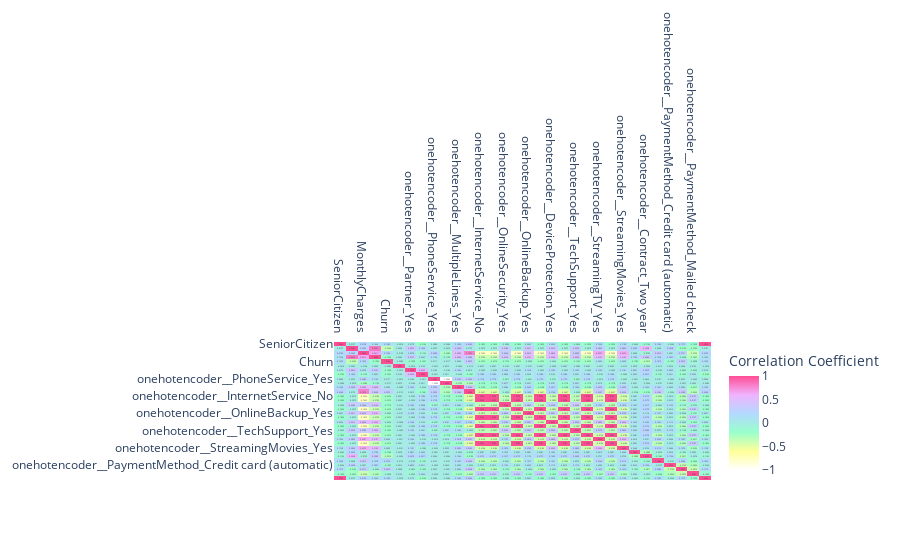

Notebook source saved alongside this figure:
### Code cell
# Looking at the correlation between the variables in the merged dataframe
correlation = pd.DataFrame(whole_set.corr())
colorscale=[[0.0, 'rgb(255,255,255)'], [0.2, 'rgb(255, 255, 153)'],
            [0.4, 'rgb(153, 255, 204)'], [0.6, 'rgb(179, 217, 255)'],
            [0.8, 'rgb(240, 179, 255)'],[1.0, 'rgb(255, 77, 148)']]
fig = px.imshow(correlation,
                text_auto = ".4f",
                aspect = "auto",
                labels = {"color":"Correlation Coefficient"},
                contrast_rescaling = "minmax",
                color_continuous_scale= colorscale #["#fa4b3e", "#f5dd53", "#228B22"]
               )
fig.update_xaxes(side="top")
fig.show()

### Figure 1 — Plotly figure (JSON) as saved in the notebook; plotly's stock layout.template omitted (floating-point values rounded to 4 significant figures; data arrays with more than 128 entries replaced by an {"elided": "..."} marker saying what was removed)
{"data": [{"coloraxis": "coloraxis", "hovertemplate": "x: %{x}<br>y: %{y}<br>Correlation Coefficient: %{z}<extra></extra>", "name": "0", "texttemplate": "%{z:.4f}", "type": "heatmap", "x": ["SeniorCitizen", "tenure", "MonthlyCharges", "TotalCharges", "Churn", "onehotencoder__gender_Male", "onehotencoder__Partner_Yes", "onehotencoder__Dependents_Yes", "onehotencoder__PhoneService_Yes", "onehotencoder__MultipleLines_No phone service", "onehotencoder__MultipleLines_Yes", "onehotencoder__InternetService_Fiber optic", "onehotencoder__InternetService_No", "onehotencoder__OnlineSecurity_No internet service", "onehotencoder__OnlineSecurity_Yes", "onehotencoder__OnlineBackup_No internet service", "onehotencoder__OnlineBackup_Yes", "onehotencoder__DeviceProtection_No internet service", "onehotencoder__DeviceProtection_Yes", "onehotencoder__TechSupport_No internet service", "onehotencoder__TechSupport_Yes", "onehotencoder__StreamingTV_No internet service", "onehotencoder__StreamingTV_Yes", "onehotencoder__StreamingMovies_No internet service", "onehotencoder__StreamingMovies_Yes", "onehotencoder__Contract_One year", "onehotencoder__Contract_Two year", "onehotencoder__PaperlessBilling_Yes", "onehotencoder__PaymentMethod_Credit card (automatic)", "onehotencoder__PaymentMethod_Electronic check", "onehotencoder__PaymentMethod_Mailed check", "remainder__SeniorCitizen"], "xaxis": "x", "y": ["SeniorCitizen", "tenure", "MonthlyCharges", "TotalCharges", "Churn", "onehotencoder__gender_Male", "onehotencoder__Partner_Yes", "onehotencoder__Dependents_Yes", "onehotencoder__PhoneService_Yes", "onehotencoder__MultipleLines_No phone service", "onehotencoder__MultipleLines_Yes", "onehotencoder__InternetService_Fiber optic", "onehotencoder__InternetService_No", "onehotencoder__OnlineSecurity_No internet service", "onehotencoder__OnlineSecurity_Yes", "onehotencoder__OnlineBackup_No internet service", "onehotencoder__OnlineBackup_Yes", "onehotencoder__DeviceProtection_No internet service", "onehotencoder__DeviceProtection_Yes", "onehotencoder__TechSupport_No internet service", "onehotencoder__TechSupport_Yes", "onehotencoder__StreamingTV_No internet service", "onehotencoder__StreamingTV_Yes", "onehotencoder__StreamingMovies_No internet service", "onehotencoder__StreamingMovies_Yes", "onehotencoder__Contract_One year", "onehotencoder__Contract_Two year", "onehotencoder__PaperlessBilling_Yes", "onehotencoder__PaymentMethod_Credit card (automatic)", "onehotencoder__PaymentMethod_Electronic check", "onehotencoder__PaymentMethod_Mailed check", "remainder__SeniorCitizen"], "yaxis": "y", "z": {"elided": "32x32 float values"}}], "layout": {"coloraxis": {"colorbar": {"title": {"text": "Correlation Coefficient"}}, "colorscale": [[0, "rgb(255,255,255)"], [0.2, "rgb(255, 255, 153)"], [0.4, "rgb(153, 255, 204)"], [0.6, "rgb(179, 217, 255)"], [0.8, "rgb(240, 179, 255)"], [1, "rgb(255, 77, 148)"]]}, "margin": {"t": 60}, "xaxis": {"anchor": "y", "domain": [0, 1], "side": "top"}, "yaxis": {"anchor": "x", "autorange": "reversed", "domain": [0, 1]}}}
